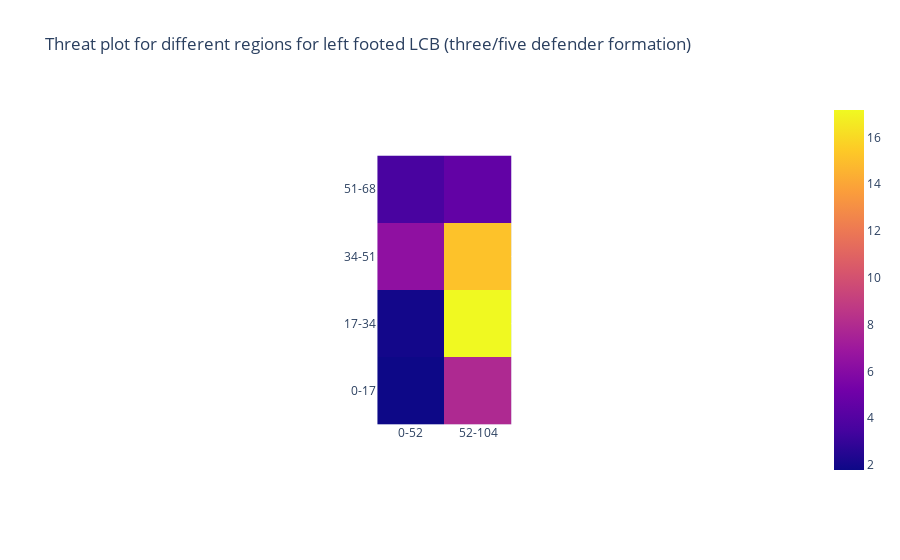

Notebook cell for this chart:
### Code cell
pcolorplotter(lcb_lf_regionwiseoff,'Threat plot for different regions for left footed LCB (three/five defender formation)')

### Figure 1 — Plotly figure (JSON) as saved in the notebook; plotly's stock layout.template omitted (floating-point values rounded to 4 significant figures)
{"data": [{"coloraxis": "coloraxis", "hovertemplate": "x: %{x}<br>y: %{y}<br>color: %{z}<extra></extra>", "type": "heatmap", "x": ["0-52", "52-104"], "y": ["51-68", "34-51", "17-34", "0-17"], "z": [[3.598, 4.595], [6.383, 15.16], [1.962, 17.17], [1.781, 7.858]]}], "layout": {"autosize": true, "coloraxis": {"colorscale": [[0, "#0d0887"], [0.1111, "#46039f"], [0.2222, "#7201a8"], [0.3333, "#9c179e"], [0.4444, "#bd3786"], [0.5556, "#d8576b"], [0.6667, "#ed7953"], [0.7778, "#fb9f3a"], [0.8889, "#fdca26"], [1, "#f0f921"]]}, "title": {"text": "Threat plot for different regions for left footed LCB (three/five defender formation)"}, "xaxis": {"autorange": true, "constrain": "domain", "domain": [0.4078, 0.5922], "range": [-0.5, 1.5], "scaleanchor": "y", "type": "category"}, "yaxis": {"autorange": true, "constrain": "domain", "domain": [0, 1], "range": [3.5, -0.5], "type": "category"}}}
